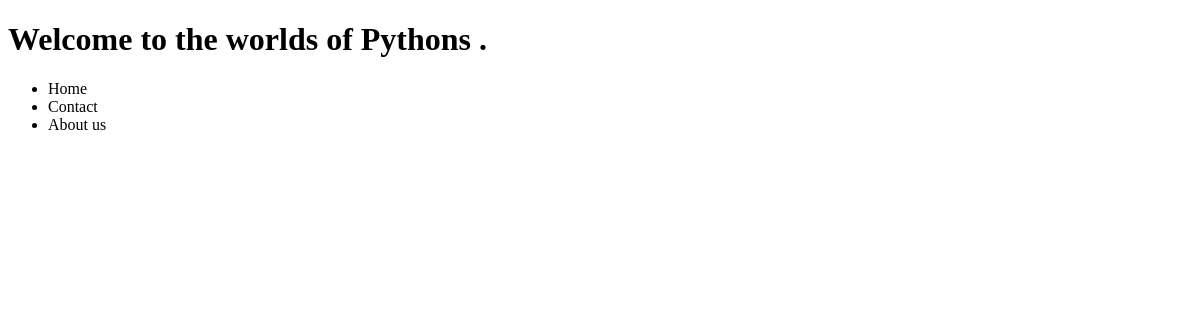
/blog/, run on an earlier commit of the app's database.
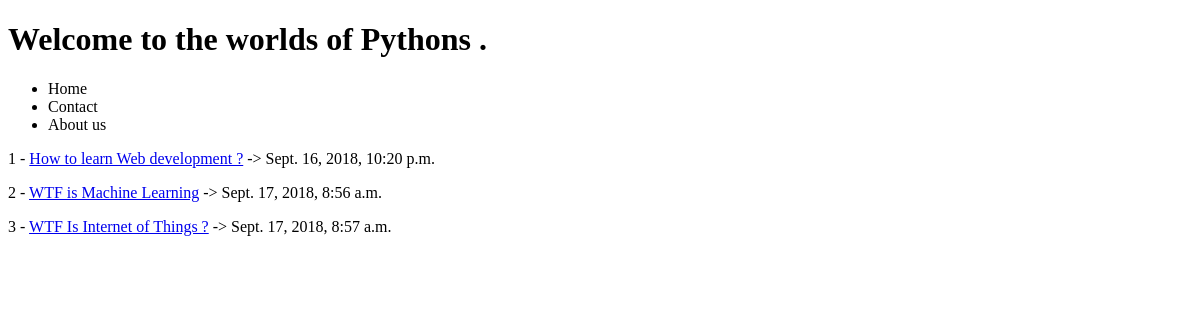
And on a later commit of the database.
### blog/models.py (models this page shows)
class Article(models.Model):
    title = models.CharField(max_length=200)
    abstract = models.CharField(max_length=500)
    time = models.DateTimeField()
    description = models.TextField()
    author_name = models.CharField(max_length=100)
    def get_absolute_url(self):
        return reverse("articles:article-detail", kwargs={"id" : self.id})

### blog/views.py (the view)
# urls.py: path('', ArticleListView.as_view(), name='article-list'),
class ArticleListView(ListView):
    template_name = 'articles/article_list.html'
    queryset = Article.objects.all() # <blog>/<modelname>_list.html

### templates/articles/article_list.html
{% extends 'base.html' %}
{% block content%}
{% for instance in object_list %}
    <p> {{instance.id}} - <a href="{{instance.get_absolute_url}}"> {{instance.title}}</a>  ->  {{instance.time}} </p>
{% endfor %}
{% endblock %}

What changed in the data, as far as the page shows it:
added Article: id "1", title "How to learn Web development ?", time "Sept. 16, 2018, 10:20 p.m."
added Article: id "2", title "WTF is Machine Learning", time "Sept. 17, 2018, 8:56 a.m."
added Article: id "3", title "WTF Is Internet of Things ?", time "Sept. 17, 2018, 8:57 a.m."
